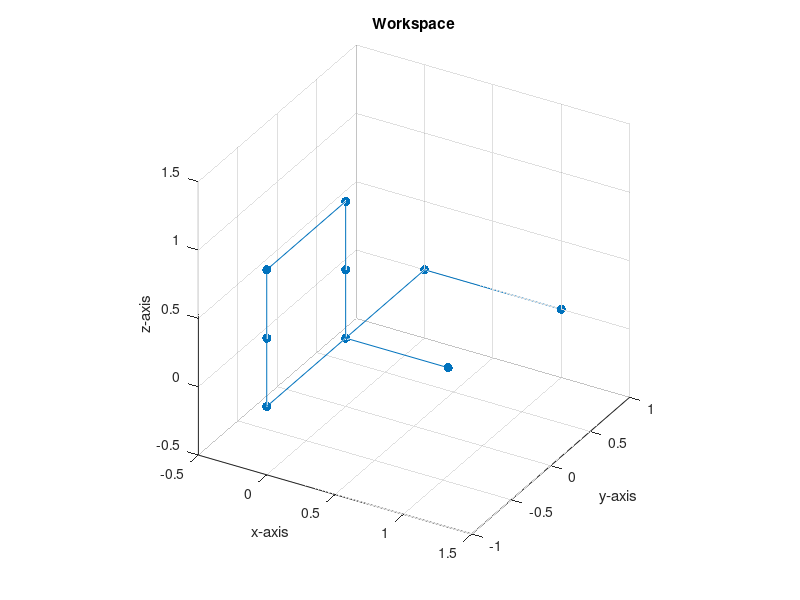

Source code (MATLAB):
%% ME 557: Project, Define Letter F Points.

%Clear Everything
clear
close all
clc

%% Define the Letter Points.
%Define the points componentwise.
xs = [1 0 0 0 0 0 0 0 0.75];
ys = [1 1 -1 -1 -1 0 0 0 0];
zs = [0 0 0 0.5 1 1 0.5 0 0];

%Store the points in a matrix.
Lpts = [xs; ys; zs];


%% Plot the Letter Points.

%Plot the Letter Points.
figure, hold on, grid on
plot3(Lpts(1, :), Lpts(2, :), Lpts(3, :), '.-', 'Markersize', 20)
title('Workspace')
xlabel('x-axis'), ylabel('y-axis'), zlabel('z-axis')
view(30, 30), rotate3d on,
axis equal

%% Write out the Data Points.

%Write out the letter data points.
dlmwrite('C:\Users\USER\Documents\Coursework\MSME\Year1\Winter2018\ME557_IntroToRobotics\Project\LetterPoints\LetterPts_F.txt', Lpts)
